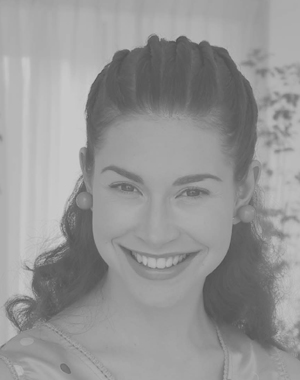
%> input picture KomputerowePO/zaj5/portret1.jpg, 300 x 380 px
$ octave p5.m   (GNU Octave 9; MATLAB toolbox functions it lacks are replaced by stand-ins)
%> lines starting %> are read from the running program, lines starting %| are printed output that depends on the picture
L1=imread('portret1.jpg');
%> L1 is the input picture: size 380x300 uint8; min 79, max 202, mean 149.9
figure;
imshow(L1);
figure;
imhist(L1);
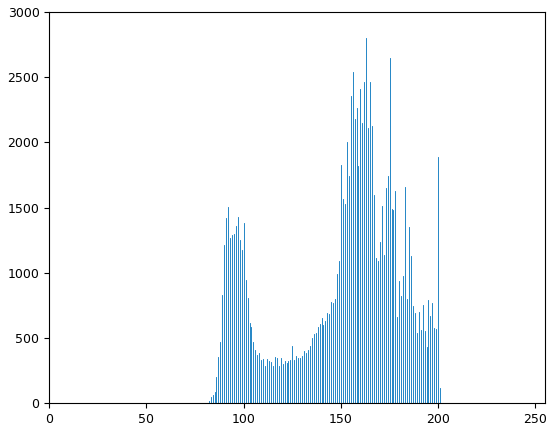
%> figure redrawn from the program's plot data; highest point at x = 163, y = 2803
[y,x]=imhist(L1);
%> y = 256 values, max 2803 at index 164, min 0 at index 1, mean 445.3; x = 256 values from 0 to 255
figure;
bar(x,y);
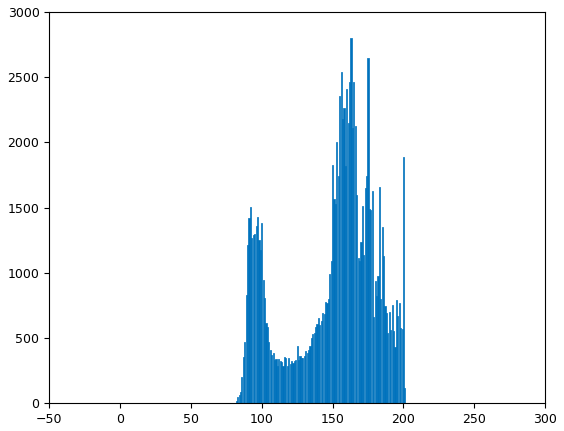
%> figure redrawn from the program's plot data; tallest bar 2803 high, from x = 162.6 to 163.4
figure;
stairs(x,y);
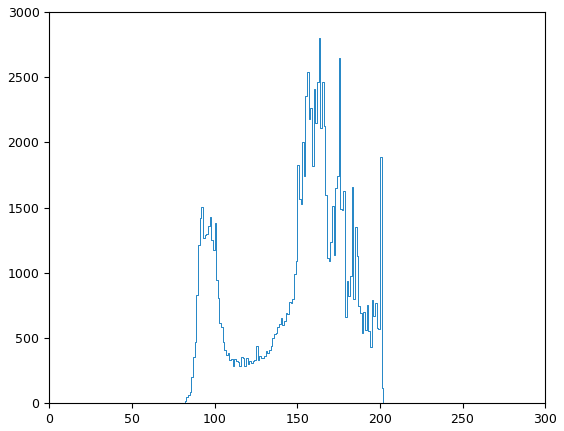
%> figure redrawn from the program's plot data

$ run again, with KomputerowePO/zaj5/3.jpg copied over KomputerowePO/zaj5/portret1.jpg
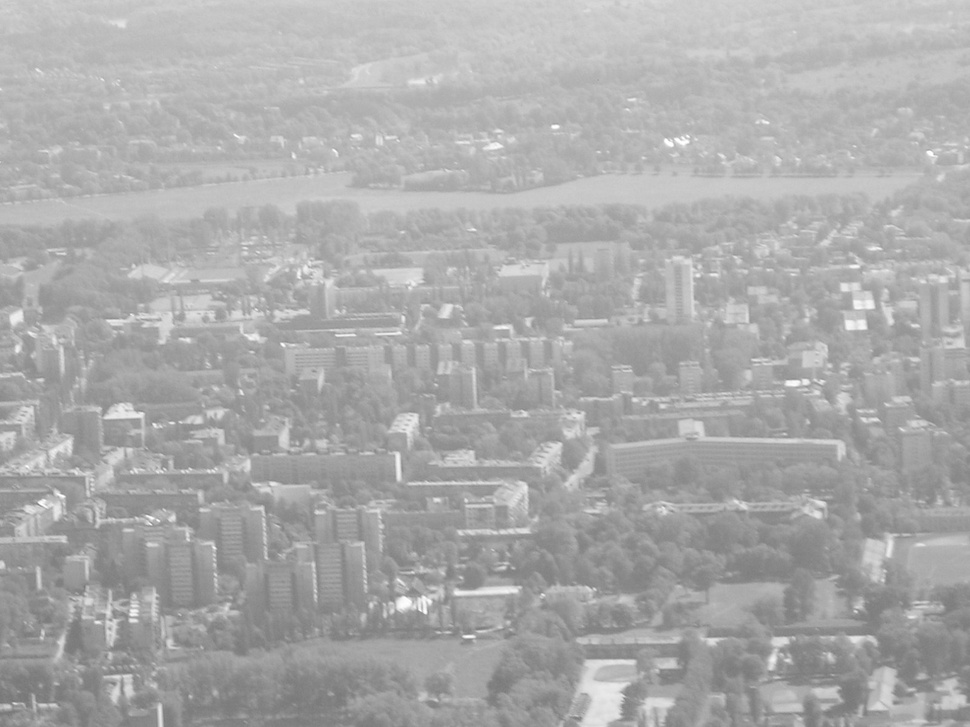
%> input picture KomputerowePO/zaj5/3.jpg, 970 x 727 px, shrunk from 1600 x 1200 before the run
%> L1 is the input picture: size 727x970 uint8; min 116, max 255, mean 170.6
%> `imhist(L1);`:
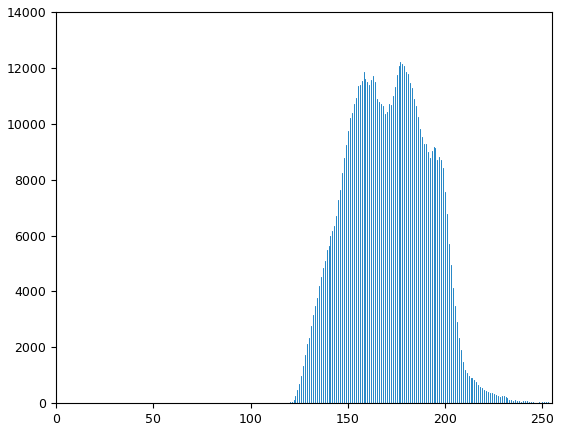
%> figure redrawn from the program's plot data; highest point at x = 177, y = 12209
%> y = 256 values, max 12209 at index 178, min 0 at index 1, mean 2754.6; x = 256 values from 0 to 255
%> `stairs(x,y);`:
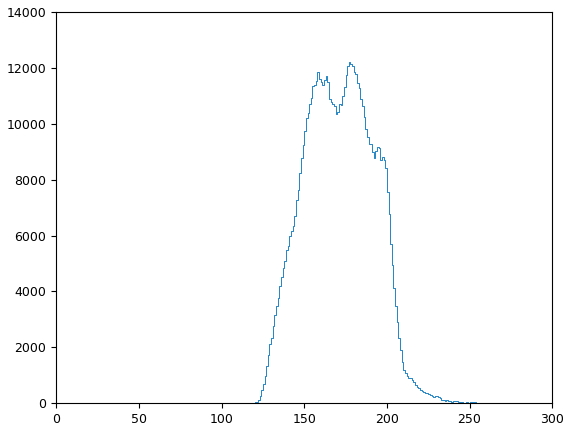
%> figure redrawn from the program's plot data
